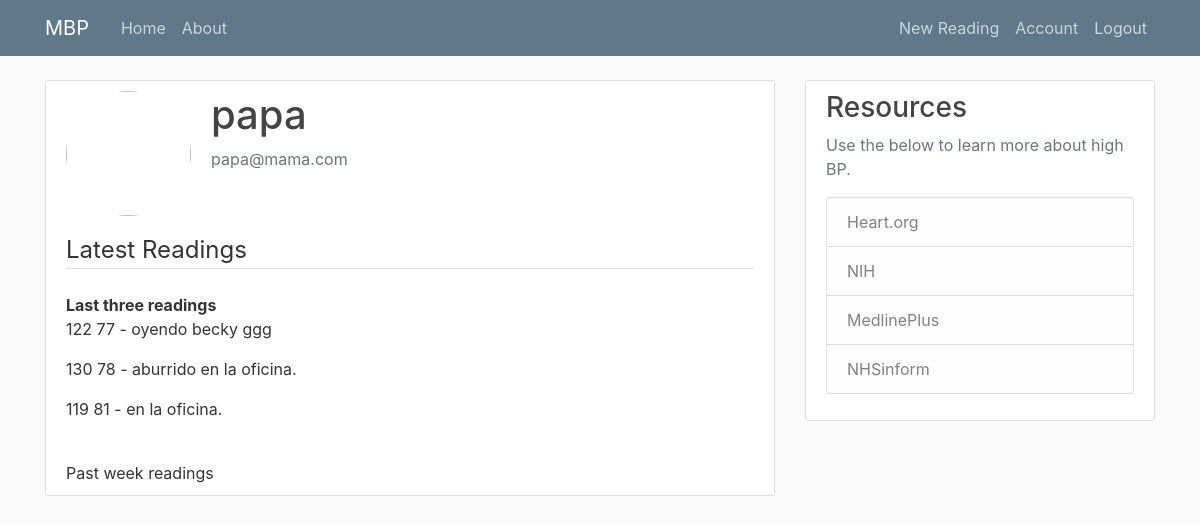
The app's page /dashboard/alcatraz (signed in), older data.
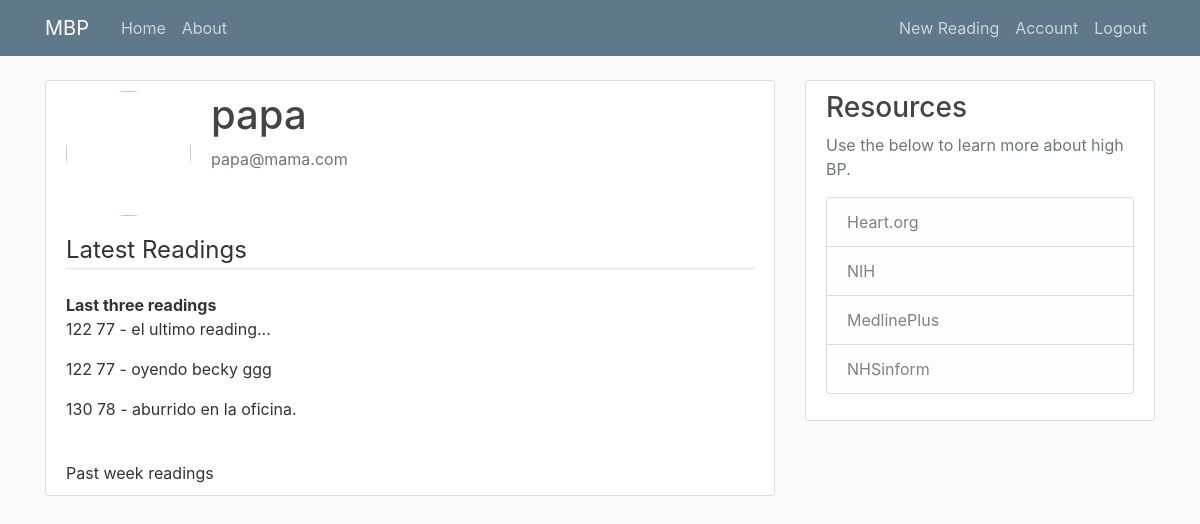
The same page, newer data.
### mbp/models.py (models this page shows, shortened)
class Reading(db.Model):
    id = db.Column(db.Integer, primary_key=True)
    sys = db.Column(db.String(3), nullable=False)
    dia = db.Column(db.String(3), nullable=False)
    notes = db.Column(db.Text, nullable=False)
    date_posted = db.Column(db.DateTime, nullable=False, default=datetime.utcnow)
    user_id = db.Column(db.Integer, db.ForeignKey('user.id'), nullable=False)

### mbp/users/routes.py (the view)
@users.route('/dashboard/<username>', methods=['GET', 'POST'])
@login_required
def dashboard(username):
    page = request.args.get('page', 1, type=int) #Grab the page we want. In this case page one. Set type integer as the page number.
    user = User.query.filter_by(username=username).first_or_404()
    reading = Reading.query.filter_by(user=user)\
    .order_by(Reading.date_posted.desc())\
    .paginate(page=page, per_page=3) #displays last three readings in order. newest first.
    return render_template('dashboard.html', title='Dashboard', reading=reading, user=user)

### mbp/models.py (called while the page is built)
@login_manager.user_loader
def load_user(user_id):
    return User.query.get(int(user_id))

### mbp/templates/dashboard.html
{% extends "base.html" %}
{% block content %}
<div class="content-section">
  <div class="media">
    <img class="rounded-circle account-img" src="{{ image_file }}">
    <div class="media-body">
      <h2 class="account-heading">{{ current_user.username }}</h2>
      <p class="text-secondary">{{ current_user.email }}</p>
    </div>
  </div>
  <legend class="border-bottom mb-4">Latest Readings</legend>
  <text class="font-weight-bold">Last three readings</text>
  {% for reading in reading.items %}
  <p>{{ reading.sys }} {{ reading.dia }} - {{ reading.notes }}</p>
  {% endfor %}
  <br />
  Past week readings
</div>
{% endblock content %}

Row changes from the older to the newer data that the page shows:
no longer on this page (row unchanged): Reading: sys "119", dia "81", notes "en la oficina."
added Reading: sys "122", dia "77", notes "el ultimo reading..."
